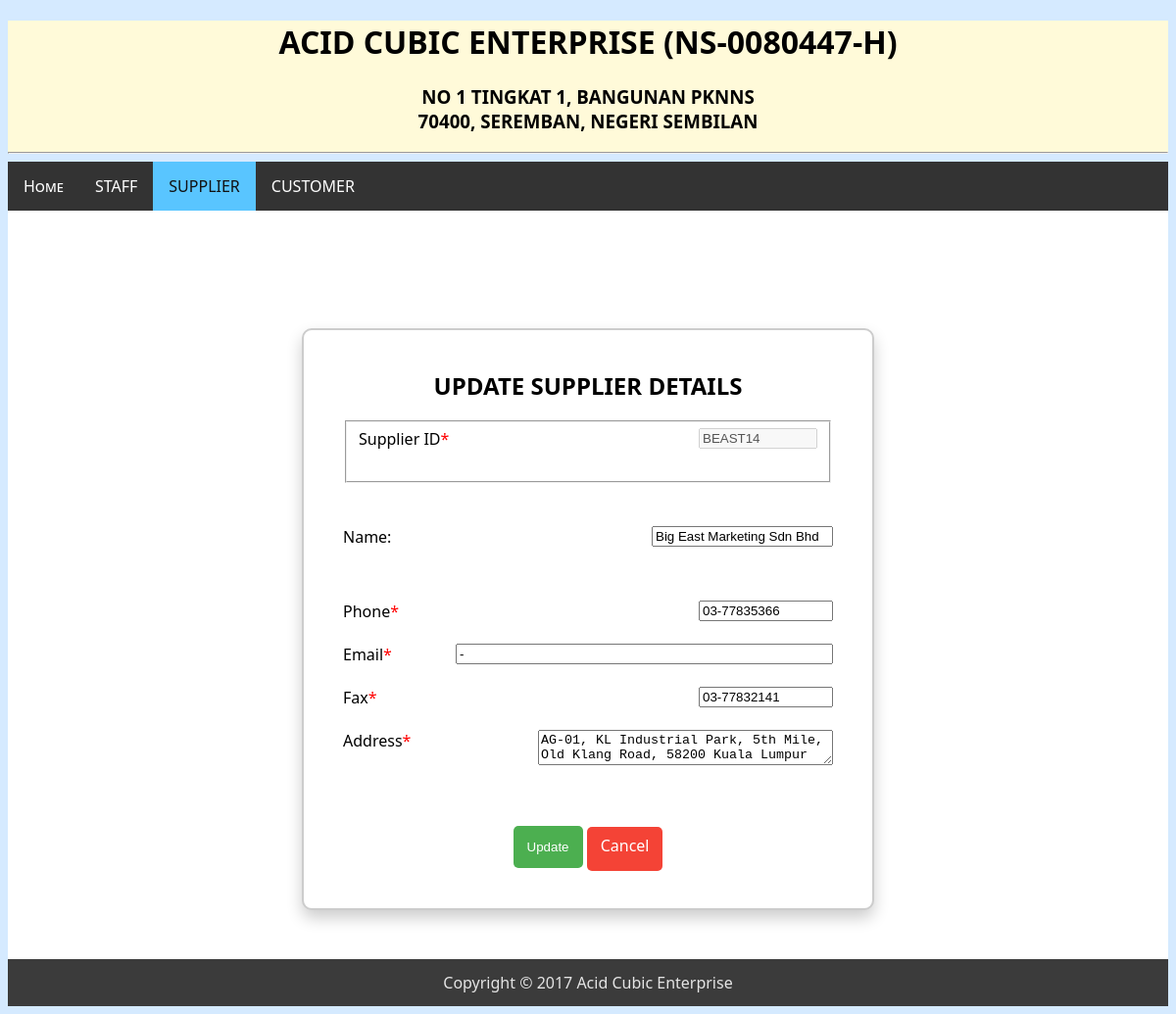
Screenshot of /supp-update.php with the database file from the repository.
### tables this page shows
CREATE TABLE `supplier` (
  `suppID` varchar(12) NOT NULL,
  `suppName` varchar(100) NOT NULL,
  `suppAdd` varchar(150) NOT NULL,
  `suppPhone` varchar(14) NOT NULL,
  `suppFax` varchar(14) NOT NULL,
  `suppMail` varchar(35) NOT NULL
);

### supp-update.php (the view, shortened to what this page needs)
<!DOCTYPE html PUBLIC "-//W3C//DTD XHTML 1.0 Transitional//EN" "http://www.w3.org/TR/xhtml1/DTD/xhtml1-transitional.dtd">
  <html xmlns="http://www.w3.org/1999/xhtml">
  <head>
  </head>
  <body>
  <div class="header">
<h1 align="center" class="animate">ACID CUBIC ENTERPRISE (NS-0080447-H)
  <h3 align="center" class="animate">NO 1 TINGKAT 1, BANGUNAN PKNNS<br>
    70400, SEREMBAN, NEGERI SEMBILAN</h3>
  <hr>
  </div>
  </head>
  <body>
  <div class="menu">
  <ul>
    <li><a href="home.php">Home</a></li>
    <li><a href="staffDetails.php">STAFF</a></li>
    <li><a class="active" href="supplierMenu.php">SUPPLIER</a></li>
    <li><a href="customerMenu.php">CUSTOMER</a></li>
  </ul>
  </div>
  <?php
       $suppID = $_GET['suppID'];
       $dbc = mysqli_connect ("localhost","root","","acesystem");
       $sql = "select * from `supplier` where `suppID` like '%$suppID%' ";
       $result = mysqli_query($dbc,$sql);
        $row = mysqli_fetch_assoc($result)
  ?>
  <div class="content">
   <div class="content2">
   <h2 align="center">UPDATE SUPPLIER DETAILS</h2>
  <form class="form-horizontal" action="UpdateSuppProcess.php?suppID=<?php echo $suppID;?>" method="post">
  <div class="form-group">
    <fieldset disabled>
     <label for="suppID" style="float:left">Supplier ID<span style="color:red">*</span></label>
      <input name="suppID" type="varchar" required class="form-control" style="float:right" value='<?=$row['suppID'];?>' size="12" suppID="suppID"></label>
      <br><br>
    </fieldset>
      <br><br>
      <label for="suppName">Name:
     <input class="form-control" type="varchar" name="suppName" value='<?=$row['suppName'];?>' suppName="suppName" style="float:right"></label>
     <p>&nbsp;    </p>
      <label for="suppPhone" style="float:left">Phone<span style="color:red">*</span></label>
      <input name="suppPhone" type="varchar" required class="form-control" style="float:right" value='<?=$row['suppPhone'];?>' size="14" suppPhone="suppPhone"></label>
      <br><br>
      <label for="suppMail" style="float:left">Email<span style="color:red">*</span></label>
      <input name="suppMail" type="varchar" required class="form-control" style="float:right" value='<?=$row['suppMail'];?>' size="45" suppMail="suppMail"></label>
      <br><br>
      <label for="suppFax" style="float:left">Fax<span style="color:red">*</span></label>
      <input name="suppFax" type="varchar" required class="form-control" style="float:right" value='<?=$row['suppFax'];?>' size="14" suppFax="suppFax"></label>
      <br><br>
        <label for="suppAdd" style="float:left">Address<span style="color:red">*</span></label>
        <textarea required class="form-control" name="suppAdd" suppAdd="suppAdd" cols="35" style="float:right"><?php echo $row['suppAdd'];?></textarea></label>
      <br><br>
      <p><br>
  </p>
      <center>
        <p>
      <input type="submit" class="btn update" value="Update">
      <span>   <a href='SearchSuppResult.php?search=&btnsearch=GO' class="btn delete">Cancel</a></span></p>
    <p>&nbsp;</p>
</center>
  </form>
 </div>
</div>
<div class="footer">
Copyright © 2017 Acid Cubic Enterprise
</div>
  </body>
</html>

### supp-update.php (style rules this page uses)
.footer { background:#3B3B3B; text-align:center; color:#E4E4E4; padding-top:13px; padding-bottom:13px; }
.btn { border: none; color: white; padding: 14px 14px; cursor: pointer; border-radius:5px; }
.update { background-color: #4CAF50; }
.delete { background-color: #f44336; padding-top:8px; padding-bottom:15px; }
ul { list-style-type: none; margin: 0; padding: 0; overflow: hidden; background-color: #333; font-family:"Segoe UI"; font-variant:small-caps; }
li { float: left; }
li a, .dropbtn { display: inline-block; color: white; text-align: center; padding: 14px 16px; text-decoration: none; }
.active { background-color: #59C5FF; color: #111 }
.header { background-color:#FFFAD9; }
.content { background-color:#FFF; margin-top:0; padding-top: 50px; padding-bottom: 0px; }
h1,h2,h3,h4,h5,h6 { font-family: "Century Gothic","Segoe UI"; }
.animate { -webkit-animation: animatezoom 0.6s; animation: animatezoom 0.6s }
body { background-color: #D5EAFF; font-family:"Segoe UI"; }
a:link { text-decoration: none; }
.content2 { background-color:#FFF; width:500px; height:550px; margin:50px auto; font:"Century Gothic"; border-radius:10px; border:2px solid #ccc; padding:20px 40px 20px 40px; margin-top:70px; box-shadow: 0px 8px 16px 0px rgba(0,0,0,0.2); z-index: 1; }

### rows the page displays
supplier: suppID "BEAST14", suppName "Big East Marketing Sdn Bhd", suppPhone "03-77835366", suppMail "-", suppFax "03-77832141", suppAdd "AG-01, KL Industrial Park, 5th Mile, Old Klang Road, 58200 Kuala Lumpur"
